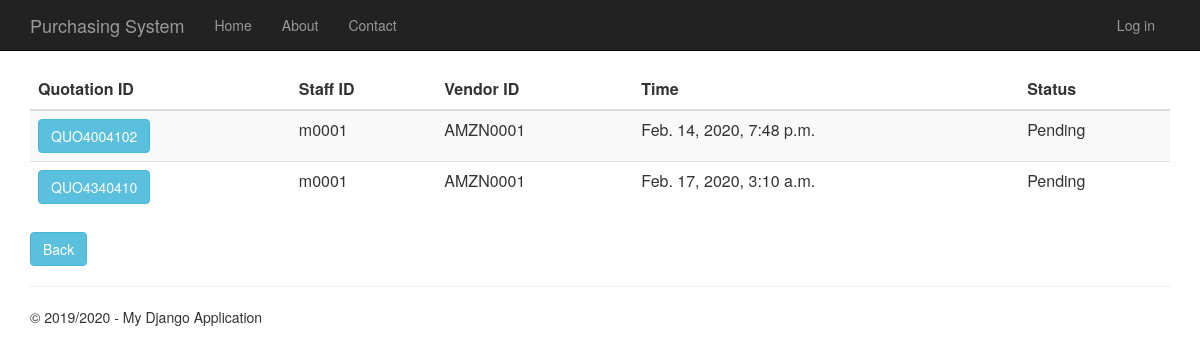
The page /quotationhistory on the database its author committed.
### Quotation/models.py (models this page shows, shortened)
class Quotation(models.Model):
    quotation_id = models.CharField(primary_key=True, max_length=10)
    time_created = models.DateTimeField()
    description = models.TextField(null=True,default=None, blank=True)
    total_price = models.DecimalField(max_digits=10, decimal_places=2, default=Decimal('0.00'))
    person_id = models.ForeignKey(Person, on_delete = models.CASCADE)
    vendor_id = models.ForeignKey(Vendor, on_delete = models.CASCADE)
    request_for_quotation_id = models.OneToOneField(RequestForQuotation, on_delete = models.CASCADE)
    status = models.TextField(max_length=10, default="Pending")

### app/models.py (models this page shows, shortened)
class Person(models.Model):
    user_id = models.OneToOneField(User)
    person_id = models.CharField(primary_key=True, max_length=10)
    person_name = models.TextField()
    person_address = models.TextField()
    person_phone_number = models.TextField()
    person_role = models.TextField(default = 'EMPLOYEE')

class Vendor(models.Model):
    vendor_id = models.CharField(primary_key=True, max_length=10)
    vendor_name = models.TextField()
    vendor_phone_number = models.TextField()
    vendor_address = models.TextField()
    vendor_email = models.TextField()
    def __str__(self):
        return str(self.vendor_id)

### Quotation/views.py (the view)
# urls.py: url(r'^quotationhistory', Quotation.views.quotationhistory, name="quotation_history"),
def quotationhistory(request):
    quotations = Quotation.objects.all()
    context = {
            'title':'Quotation History',
            'rows':quotations,
            'year':'2019/2020'
        }
    return render(request,'Quotation/quotationhistory.html',context)

### Quotation/templates/Quotation/quotationhistory.html
﻿{% extends "app/layout.html" %}
{% block content %}
<div class="purchaseorderhistory margintop" action="menu">
    <form action="quotationhistorydetails" method="GET">
        <table class="table table-striped margintop">
            <thead>
                <tr>
                    <th scope="col">Quotation ID</th>
                    <th scope="col">Staff ID</th>
                    <th scope="col">Vendor ID</th>
                    <th scope="col">Time</th>
                    <th scope="col">Status</th>
                </tr>
            </thead>
            <tbody>
                {% for r in rows %}
                <tr>
                    <td><button type="submit" name="quo_id" value="{{r.quotation_id}}" class="btn btn-info">{{r.quotation_id}}</button></td>
                    <td>{{r.person_id.person_id}}</td>
                    <td>{{r.vendor_id}}</td>
                    <td>{{r.time_created}}</td>
                    <td>{{r.status}}</td>
                </tr>
                {% endfor %}
            </tbody>
        </table>
        <div class="margintop">
            <a type="submit" class="btn btn-info" href="/menu">Back</a>
        </div>
    </form>
</div>
{% endblock %}

### app/static/app/content/site.css (style rules this page uses)
body { padding-top: 50px; padding-bottom: 20px; }

### rows shown on the page
Quotation: quotation_id "QUO4004102", person_id.person_id "m0001", vendor_id "AMZN0001", time_created "Feb. 14, 2020, 7:48 p.m.", status "Pending"
Quotation: quotation_id "QUO4340410", person_id.person_id "m0001", vendor_id "AMZN0001", time_created "Feb. 17, 2020, 3:10 a.m.", status "Pending"

### other values the page prints
{{ year }} "2019/2020"
